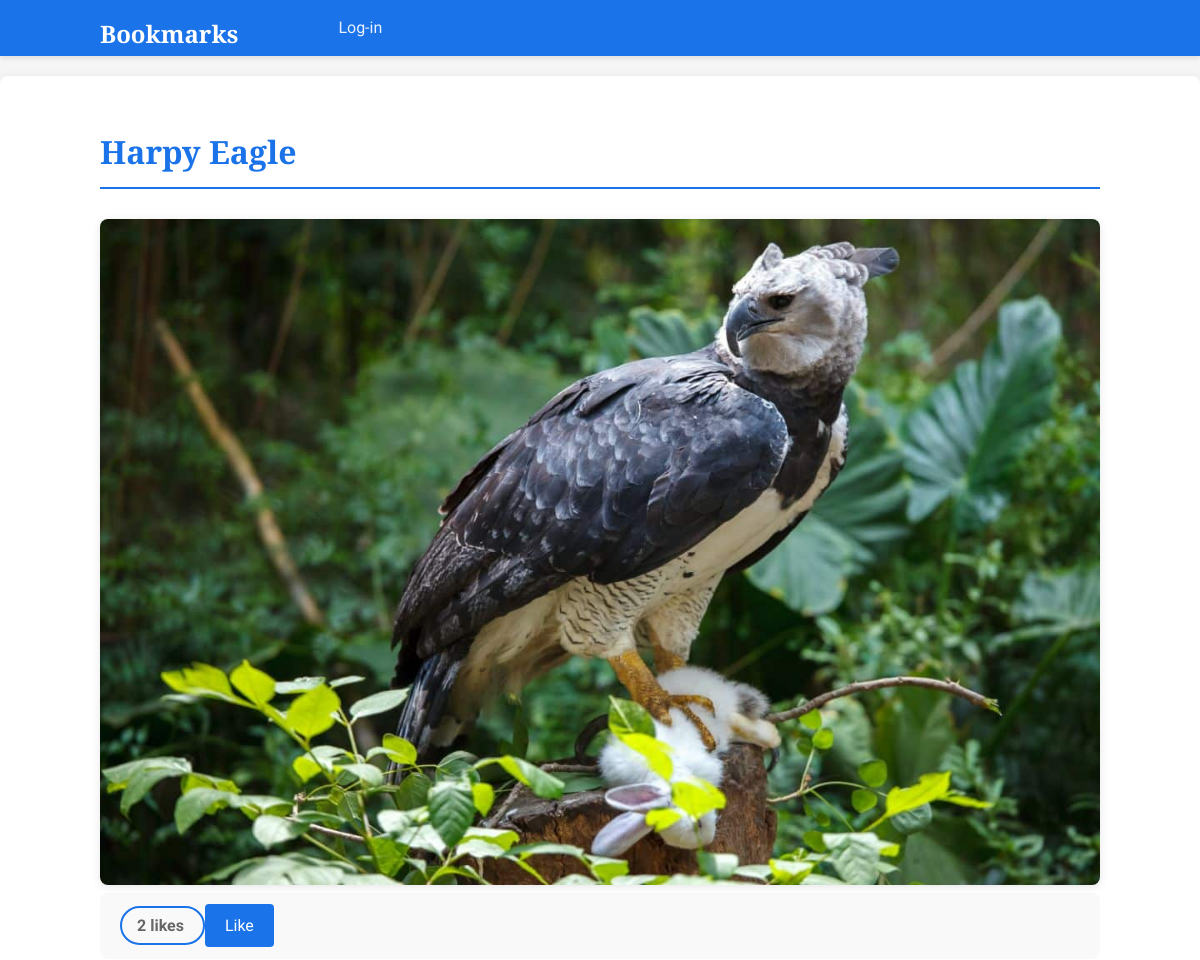
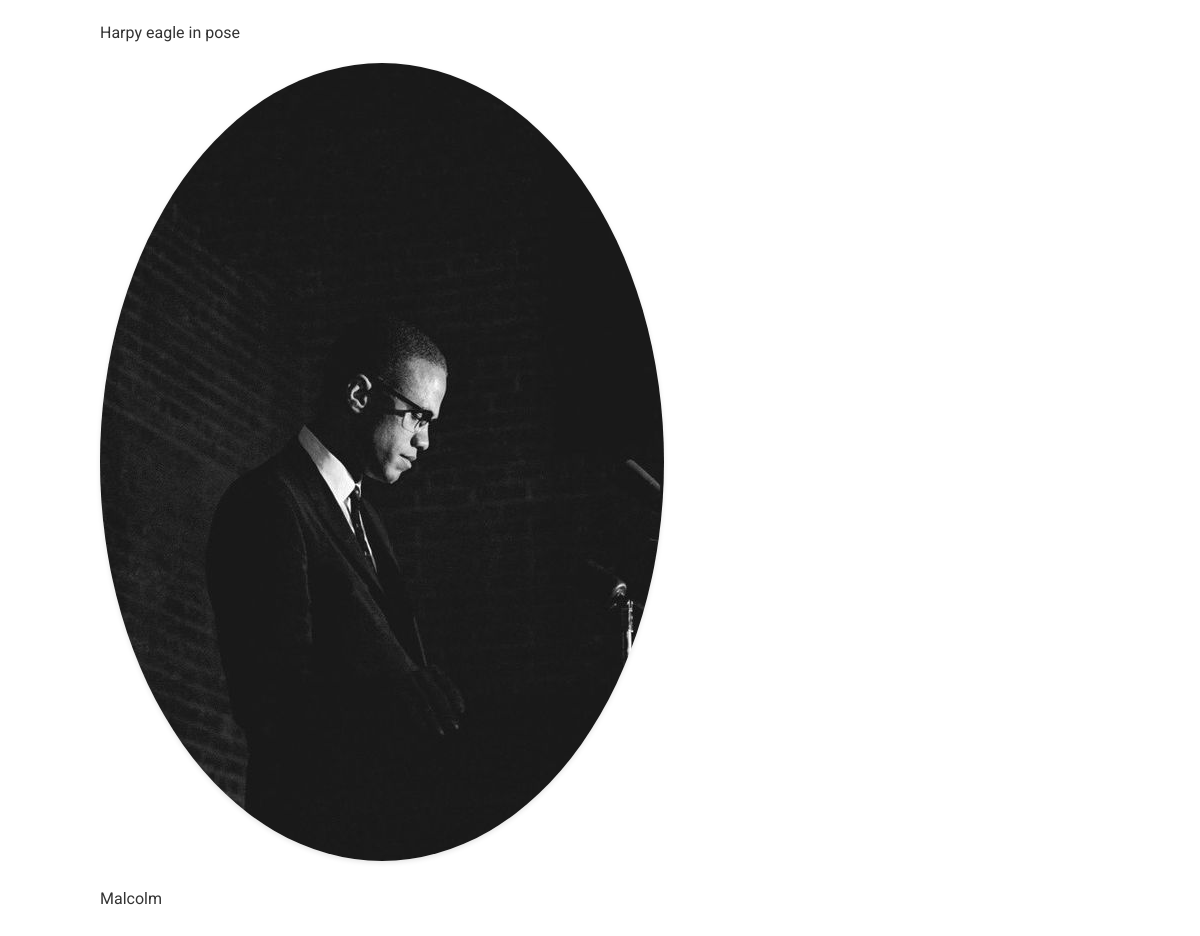
Page /images/detail/8/harpy-eagle/ on the committed database (2 pictures, top to bottom).
### images/models.py (models this page shows, shortened)
class Image(models.Model):
    user = models.ForeignKey(settings.AUTH_USER_MODEL,
                             related_name='images_created',
                             on_delete=models.CASCADE)
    title = models.CharField(max_length=200)
    slug = models.SlugField(max_length=200, blank=True)
    url = models.URLField(max_length=2000)
    image = models.ImageField(upload_to='images/%Y/%m/%d/')
    description = models.TextField(blank=True)
    created = models.DateField(auto_now_add=True)
    total_likes = models.PositiveIntegerField(default=0)
    users_like = models.ManyToManyField(settings.AUTH_USER_MODEL,
                                        related_name='images_liked',
                                        blank=True)
    class Meta:
        indexes = [
            models.Index(fields=['-created']),
            models.Index(fields=['-total_likes']),
        ]
        ordering = ['-created']

### account/models.py (models this page shows, shortened)
class Profile(models.Model):
    user = models.OneToOneField(settings.AUTH_USER_MODEL,
                                on_delete=models.CASCADE)
    date_of_birth = models.DateField(blank=True, null=True)
    photo = models.ImageField(upload_to='users/%Y/%m/%d/',
                              blank=True)

### images/views.py (the view)
# urls.py: path('detail/<int:id>/<slug:slug>/', views.image_detail, name='detail'),
def image_detail(request, id, slug):
    image = get_object_or_404(Image, id=id, slug=slug)
    return render(request,
                  'images/image/detail.html',
                  {'section': 'images',
                   'image': image})

### images/templates/images/image/detail.html (shortened to what this page needs)
{% extends "base.html" %}
{% block content %}
    <h1>{{ image.title }}</h1>
    {% load thumbnail %}
    <a href="{{ image.image.url }}">
        <img src="{% thumbnail image.image 300x0 %}" class="image-detail">
    </a>
    {% with total_likes=image.users_like.count users_like=image.users_like.all %}
        <div class="image-info">
            <div>
                <span class="count">
                    <span class="total">{{ total_likes }}</span>
                    like<span class="pluralize">{% if total_likes != 1 %}s{% endif %}</span>
                </span>
                <a href="#" id="like-button" data-id="{{ image.id }}" data-action="{% if request.user in users_like %}un{% endif %}like" class="like button">
                    {% if request.user not in users_like %}
                        Like
                    {% else %}
                        Unlike
                    {% endif %}
                </a>
            </div>
            {{ image.description|linebreaks }}
        </div>
        <div class="image-likes">
            {% for user in users_like %}
                <div>
                    {% if user.profile.photo %}
                        <img src="{{ user.profile.photo.url }}">
                    {% endif %}
                    <p>{{ user.first_name }}</p>
                </div>
            {% empty %}
                <p class="no-likes">Nobody likes this image yet.</p>
            {% endfor %}
        </div>
    {% endwith %}
{% endblock %}

### account/templates/base.html (shortened to what this page needs)
{% load static %} <!DOCTYPE html>
<html>
  <head>
    <link href="{% static 'css/base.css' %}" rel="stylesheet" />
  </head>
  <body>
    <div id="header">
      <span class="logo">Bookmarks</span>
      <span class="user">
        {% if request.user.is_authenticated %}
        Hello {{ request.user.first_name|default:request.user.username }},
        <form
          method="post"
          action="{% url 'logout' %}"
          style="display:inline;"
        >
          {% csrf_token %}
          <button
            type="submit"
            style="background:none; border:none; padding:20; color:rgb(94, 94, 199); cursor:pointer;"
          >
            Logout
          </button>
        </form>
        {% else %}
        <a href="{% url "login" %}">Log-in</a>
        {% endif %}
      </span>
    </div>
    <div id="content">
      {% block content %} {% endblock %}
    </div>
  </body>
</html>

### account/static/css/base.css (style rules this page uses)
body { margin: 0; padding: 0; font-family: 'Roboto', sans-serif; background-color: #f5f5f5; color: #333; line-height: 1.6; }
p { line-height: 1.8; }
a { color: #1a73e8; text-decoration: none; transition: color 0.3s ease; }
h1, h2, h3, h4, h5, h6 { font-family: 'Playfair Display', serif; font-weight: 700; }
h1 { border-bottom: 2px solid #1a73e8; padding: 0 0 10px 0; margin: 20px 0 30px 0; color: #1a73e8; }
#header { padding: 15px 100px; font-size: 16px; background: #1a73e8; color: #fff; box-shadow: 0 2px 5px rgba(0,0,0,0.1); }
#header .logo { font-family: 'Playfair Display', serif; float: left; color: #fff; font-size: 24px; font-weight: 700; margin-right: 10%; }
#header a { color: #e8f0fe; }
#content { padding: 30px 100px; background: #fff; box-shadow: 0 0 10px rgba(0,0,0,0.05); margin: 20px auto; max-width: 1200px; border-radius: 8px; }
input[type=submit], a.button { background: #1a73e8; color: #fff; padding: 12px 20px; font-size: 16px; border: none; border-radius: 4px; cursor: pointer; transition: background-color 0.3s ease; }
.image-preview, .image-detail { max-width: 100%; height: auto; border-radius: 8px; box-shadow: 0 2px 10px rgba(0,0,0,0.1); }
.image-info div { background: #f9f9f9; padding: 20px; margin-bottom: 20px; border-radius: 8px; }
.count { color: #666; border: 2px solid #1a73e8; border-radius: 20px; padding: 8px 15px; font-weight: bold; }
#people-list img, .image-likes img, img.user-detail { border-radius: 50%; box-shadow: 0 2px 5px rgba(0,0,0,0.1); }

### rows in the picture
Image: title "Harpy Eagle", image (picture), description "Harpy eagle in pose"

### other values in the picture
{{ total_likes }} "2"
{{ user.first_name }} "Malcolm"
